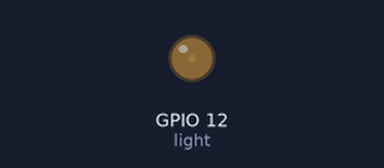
The program below on a simulated Raspberry Pi (BCM pin numbers). Parts: output pins drawn as LEDs (lit = HIGH).

Above: at 0.05 s.
At 0.9 s:
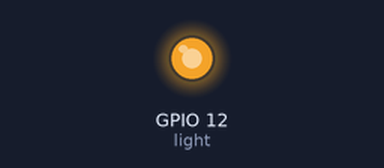
At 1.3 s:
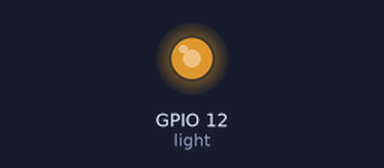
At 1.75 s:
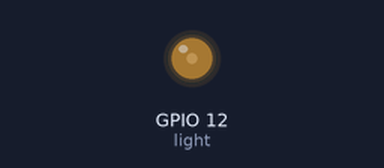
Timing chart, 0 to 4.6 s (numbered marks = the images above):
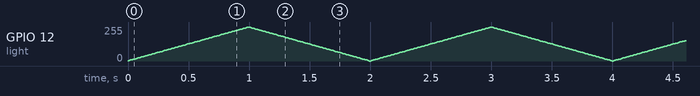

The program:

pwm_light.py
```python
import RPi.GPIO as GPIO
from time import *


def GPIOPreparation():
    GPIO.setmode(GPIO.BCM)
    GPIO.setwarnings(False)
    GPIO.setup(12, GPIO.OUT)


if __name__ == '__main__':
    GPIOPreparation()
    light = GPIO.PWM(12, 50)
    power = 0
    light.start(power)
    up = True
    step = 1
    while True:
        if up:
            power += step
            if power > 100:
                up = False
                power -= step * 2
        else:
            power -= step
            if power < 0:
                up = True
                power += step * 2
        light.ChangeDutyCycle(power)
        sleep(0.01)
```
